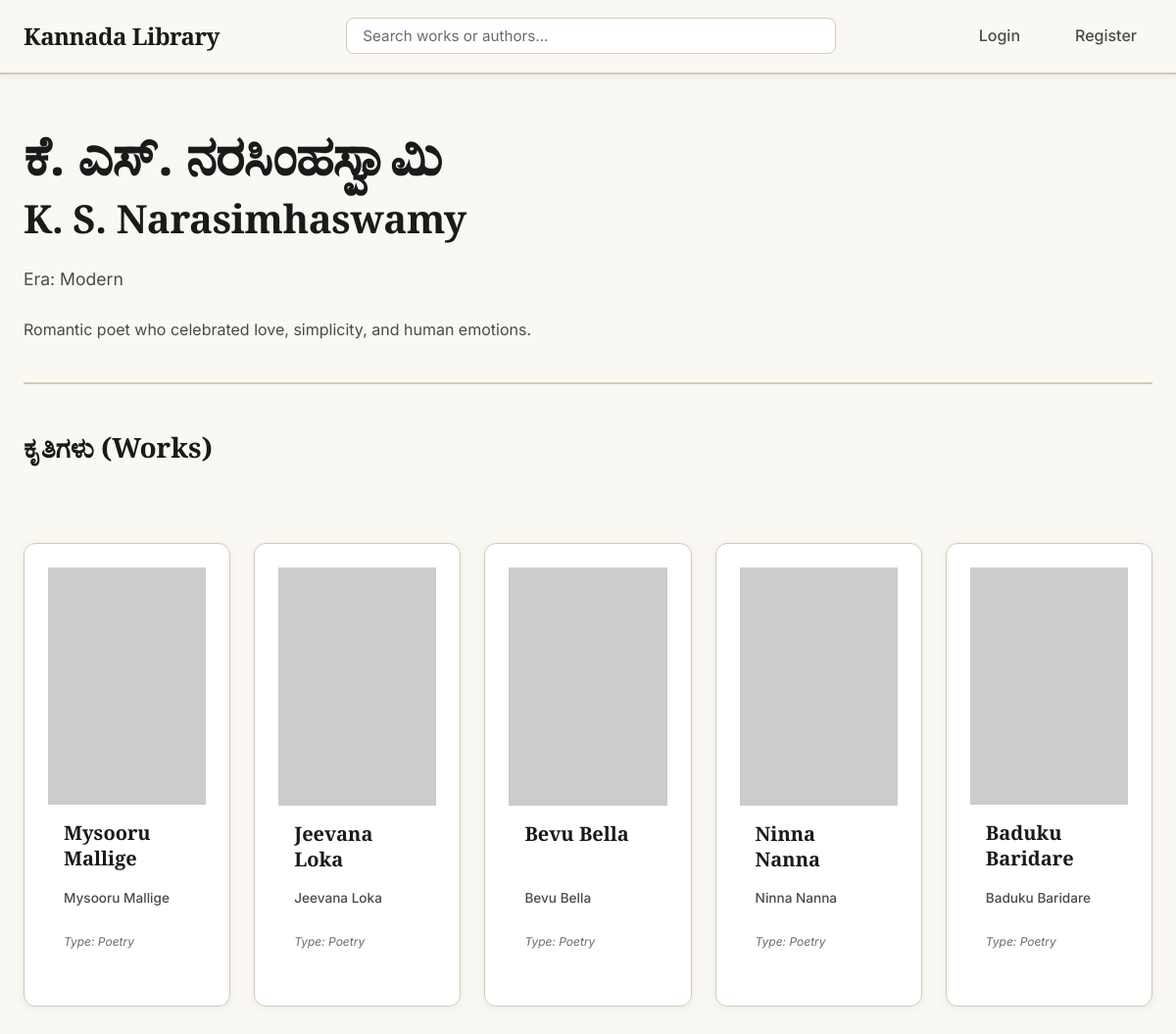
Before: /author/4 with the older database file.
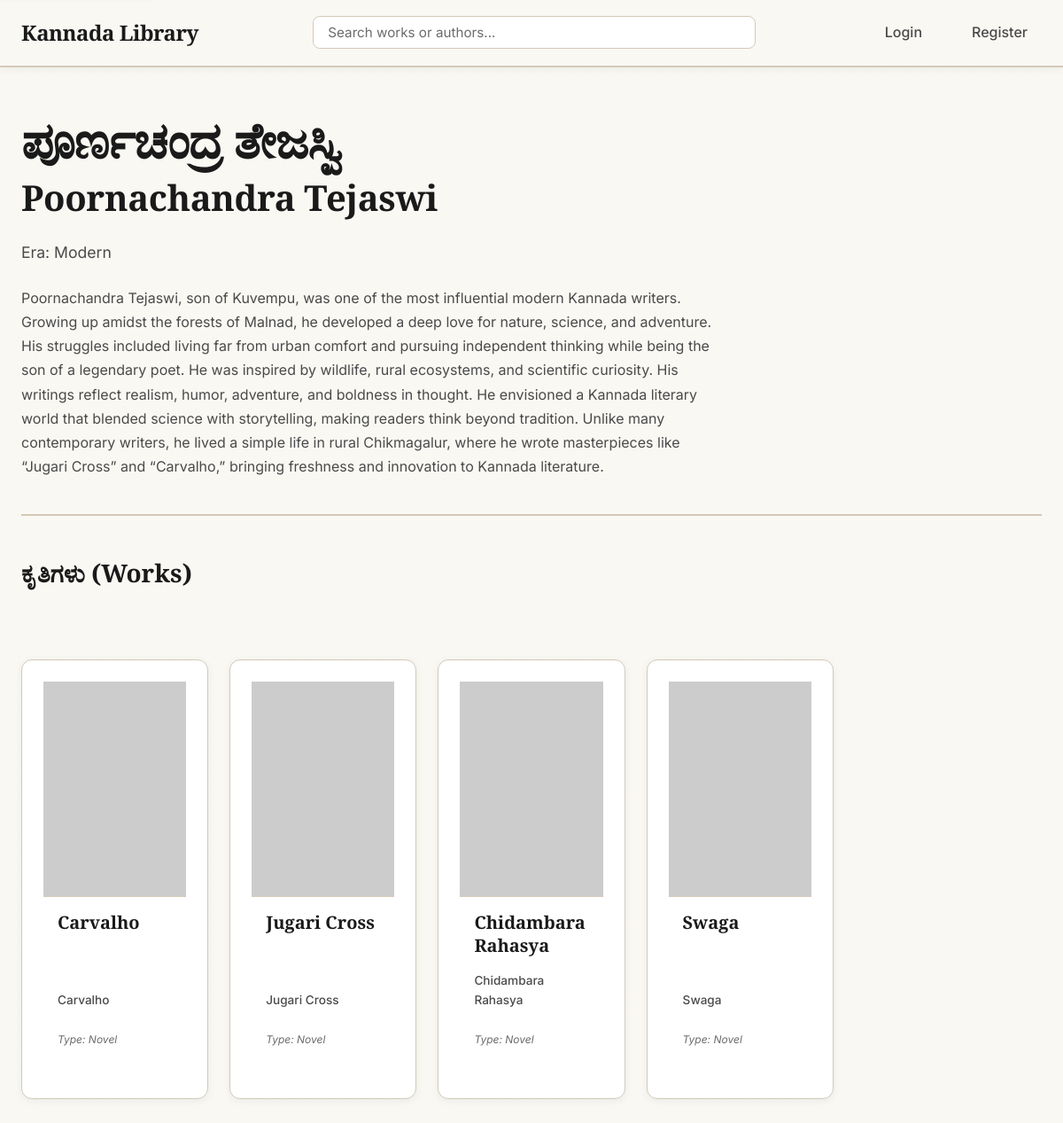
After: the same page with the newer database file.
### tables this page shows
CREATE TABLE Author (
    author_id INTEGER PRIMARY KEY AUTOINCREMENT,
    name_kannada TEXT NOT NULL,
    name_english TEXT NOT NULL,
    biography TEXT,
    image_url TEXT, -- e.g., 'kuvempu.jpg'
    era TEXT
);

CREATE TABLE Work (
    work_id INTEGER PRIMARY KEY AUTOINCREMENT,
    author_id INTEGER NOT NULL,
    title_kannada TEXT NOT NULL,
    title_english TEXT NOT NULL,
    synopsis TEXT,
    cover_image_url TEXT, -- e.g., 'kanooru_heggadithi.jpg'
    type TEXT, -- 'Novel', 'Poetry', 'Play'
    FOREIGN KEY (author_id) REFERENCES Author (author_id)
);

### app.py (the view)
@app.route('/author/<int:author_id>')
def author_details(author_id):
    db = get_db()
    author = db.execute('SELECT * FROM Author WHERE author_id = ?', (author_id,)).fetchone()
    if author is None:
        abort(404)
    works = db.execute('SELECT * FROM Work WHERE author_id = ?', (author_id,)).fetchall()
    return render_template('author.html', author=author, works=works)

### app.py (called while the page is built)
def get_db():
    db = getattr(g, '_database', None)
    if db is None:
        db = g._database = sqlite3.connect(DATABASE)
        db.row_factory = sqlite3.Row
    return db

@app.teardown_appcontext
def close_connection(exception):
    db = getattr(g, '_database', None)
    if db is not None:
        db.close()

### templates/author.html (shortened to what this page needs)
{% extends "layout.html" %}
{% block content %}
    <div class="author-header">
        <h1>{{ author.name_kannada }}</h1>
        <h2>{{ author.name_english }}</h2>
        {% if author.era %}
            <p class="author-era">Era: {{ author.era }}</p>
        {% endif %}
        {% if author.biography %}
            <p class="author-bio">{{ author.biography }}</p>
        {% endif %}
    </div>
    <div class="works-list">
        <h3>ಕೃತಿಗಳು (Works)</h3>
        {% if works %}
            <div class="work-grid">
                {% for work in works %}
                    <a href="{{ url_for('work_details', work_id=work.work_id) }}" class="work-card">
                        <div class="work-poster">
                            {% if work.cover_image_url %}
                                <img
                                    src="{{ url_for('static', filename='images/' + work.cover_image_url) }}"
                                    alt="Cover for {{ work.title_english }}"
                                    loading="lazy"
                                >
                            {% else %}
                                <img
                                    src="https://placehold.co/500x750/f5f2eb/6b6b6b?text={{ work.title_english|urlencode }}"
                                    alt="Cover for {{ work.title_english }}"
                                    loading="lazy"
                                >
                            {% endif %}
                        </div>
                        <div class="work-details">
                            <h3 class="work-title">{{ work.title_kannada }}</h3>
                            <p class="work-author">{{ work.title_english }}</p>
                            <p class="work-type">Type: {{ work.type }}</p>
                        </div>
                    </a>
                {% endfor %}
            </div>
        {% else %}
            <p>No works available for this author.</p>
        {% endif %}
    </div>
{% endblock %}

Changed rows visible on the page:
removed Work: title_kannada "Mysooru Mallige", title_english "Mysooru Mallige", type "Poetry"
removed Work: title_kannada "Jeevana Loka", title_english "Jeevana Loka", type "Poetry"
removed Work: title_kannada "Bevu Bella", title_english "Bevu Bella", type "Poetry"
no longer on this page (row edited): Work: title_kannada "Ninna Nanna", title_english "Ninna Nanna", type "Poetry"
no longer on this page (row edited): Work: title_kannada "Baduku Baridare", title_english "Baduku Baridare", type "Poetry"
changed Author "Modern": name_kannada "ಕೆ. ಎಸ್. ನರಸಿಂಹಸ್ವಾಮಿ" → "ಪೂರ್ಣಚಂದ್ರ ತೇಜಸ್ವಿ"; name_english "K. S. Narasimhaswamy" → "Poornachandra Tejaswi"; biography "Romantic poet who celebrated love, simplicity, and human emotions." → "Poornachandra Tejaswi, son of Kuvempu, was one of the most influential modern Kannada writers. Growing up amidst the forests of Malnad, he developed a deep love for nature, science, and adventure. His struggles included living far from urban comfort and pursuing independent thinking while being the son of a legendary poet. He was inspired by wildlife, rural ecosystems, and scientific curiosity. His writings reflect realism, humor, adventure, and boldness in thought. He envisioned a Kannada literary world that blended science with storytelling, making readers think beyond tradition. Unlike many contemporary writers, he lived a simple life in rural Chikmagalur, where he wrote masterpieces…"
now on this page (row edited): Work: title_kannada "Carvalho", title_english "Carvalho", type "Novel"
added Work: title_kannada "Jugari Cross", title_english "Jugari Cross", type "Novel"
added Work: title_kannada "Chidambara Rahasya", title_english "Chidambara Rahasya", type "Novel"
added Work: title_kannada "Swaga", title_english "Swaga", type "Novel"
